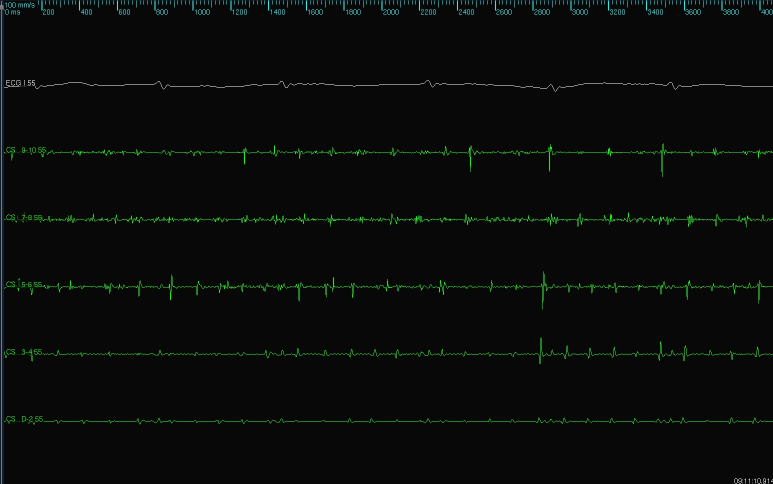
#> input picture new/6/1 缪静芳/IMAGE_000033.jpg, 1546 x 968 px (shown at 1/2 size); its folder holds only this picture in this run
$ python process_6.py
#> lines starting #> are read from the running program, lines starting #| are printed output that depends on the picture; after the words box and inside, x2 and y2 are one past the last pixel; in counts of white or black regions, pixels touching at a corner belong together
import numpy as np
import cv2 as cv
from os import listdir, getcwd
from PIL import Image
from scipy import ndimage
from matplotlib import pyplot as plt

from utils import display_image, display_segments

STRUCTURE = np.array([[1, 1, 1],
                      [1, 1, 1],
                      [1, 1, 1]], np.uint8)

invalid_pics = []
root_directory = '../6'
for person_name in listdir(root_directory):
    if person_name == '.DS_Store':
        continue
    person_dir = root_directory + '/' + person_name
    for image_name in listdir(person_dir):
        if image_name == '.DS_Store':
            continue
        image_path = person_dir + '/' + image_name
        image = cv.imread(image_path, flags=cv.IMREAD_GRAYSCALE)
#> image: shape (968, 1546); min 7, max 255, mean 10.4
        print('Processing: {}'.format(image_path))
        # display_image(image, 'Original Image')

        # image is of type: numpy.ndarray
        # print('Original image shape: {}'.format(image.shape))

        # cropping image
        cropped_image = image[250:900, 100:1500]
        cropped_image_with_header = image[250:900, 0:1500]
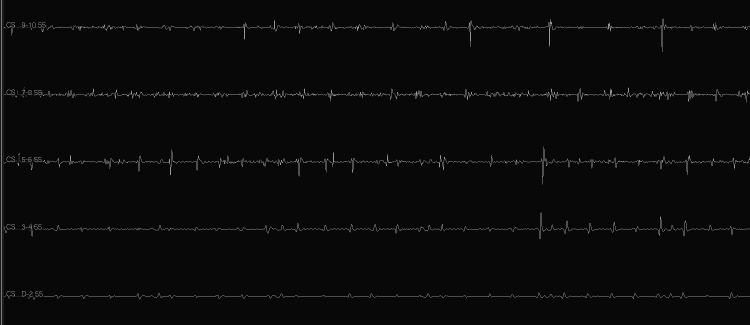
#> cropped_image_with_header: shape (650, 1500) (shown at 1/2 size); min 7, max 180, mean 10.3
        # display_image(cropped_image, 'Cropped Image')
        # print('Cropped image shape: {}'.format(cropped_image.shape))

        # image thresholding
        ret, binary_image = cv.threshold(cropped_image, 127, 255, cv.THRESH_BINARY)
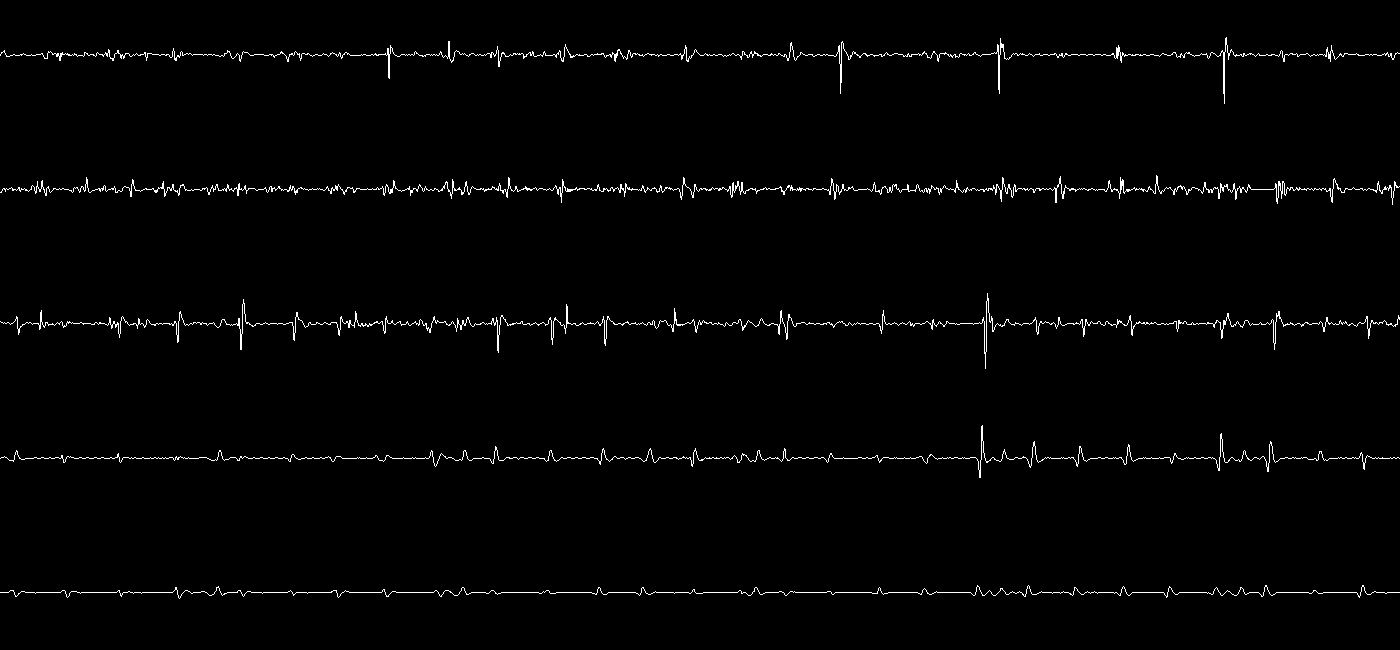
#> binary_image: shape (650, 1400); 1.4% white in thin lines or dots, all inside (x1, y1, x2, y2) = (0, 37, 1400, 599)
        ret_with_header, binary_image_with_header = cv.threshold(cropped_image_with_header, 127, 255, cv.THRESH_BINARY)
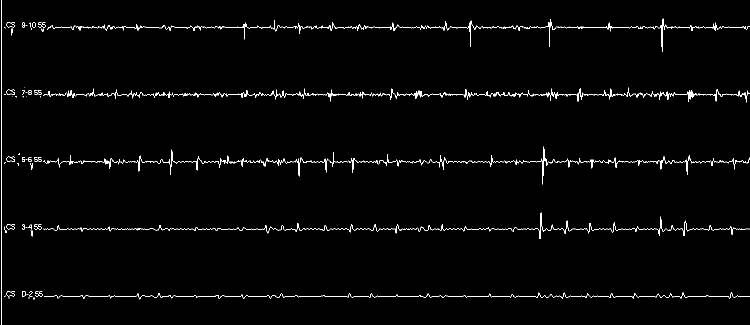
#> binary_image_with_header: shape (650, 1500) (shown at 1/2 size); 1.5% white in thin lines or dots
        # display_image(binary_image, 'Binary Image')

        # image segmenting
        labeled_image, nb = ndimage.label(binary_image, structure=STRUCTURE)
#> labeled_image: shape (650, 1400) int32; 6 distinct labels, from 0 to 5
#> nb = 5
        labeled_image_with_header, nb_with_header = ndimage.label(binary_image_with_header, structure=STRUCTURE)
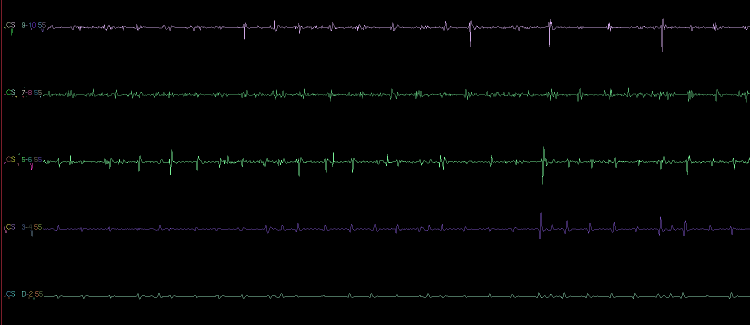
#> labeled_image_with_header: shape (650, 1500) int32 (shown at 1/2 size); 65 distinct labels, from 0 to 64; one colour per label, 0 black
#> nb_with_header = 64
        # display_segments(labeled_image, 'Labeled Image')
        # print('There are ' + str(np.amax(labeled_image)) + ' labeled components. (background not included)')

        curve_indices = []
        curve_lengths = []
        curve_widths = []
        curve_lower_bounds = []
        curve_upper_bounds = []

        # [4 lines of commented-out code are left out]
        for i in range(1, np.amax(labeled_image) + 1):
            sl = ndimage.find_objects(labeled_image == i)
            img = binary_image[sl[0]]
            if img.shape[1] > 200:
                curve_indices.append(i)
                curve_widths.append(img.shape[0])
                curve_lengths.append(img.shape[1])
                curve_lower_bounds.append(sl[0][0].stop)
                curve_upper_bounds.append(sl[0][0].start)
                # print("Curve {} line range = [{}, {}].".format(len(curve_indices), sl[0][0].start, sl[0][0].stop))
                # fig.add_subplot(rows, columns, len(curve_indices))
                # plt.imshow(img, cmap='gray')
            else:
                continue
#> this loop made 5 passes
#> pass 1, `img = binary_image[sl[0]]`:
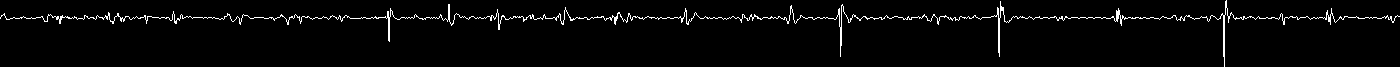
#> img: shape (67, 1400); 2.8% white in thin lines or dots
#> pass 3, `img = binary_image[sl[0]]`:
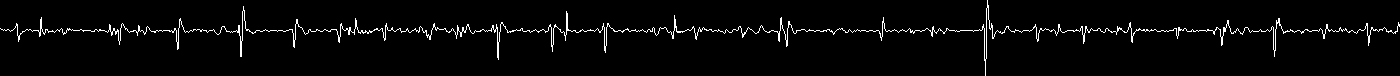
#> img: shape (76, 1400); 3% white in thin lines or dots
#> after the loop, curve_indices = [1, 2, 3, 4, 5]; curve_lengths = [1400, 1400, 1400, 1400, 1400]; curve_lower_bounds = [104, 205, 369, 478, 599]; curve_upper_bounds = [37, 175, 293, 425, 585]; curve_widths = [67, 30, 76, 53, 14]
        # [14 lines of commented-out code are left out]
        baselines = []
        for i in range(1, np.amax(labeled_image_with_header) + 1):
            sl = ndimage.find_objects(labeled_image_with_header == i)
            img = binary_image_with_header[sl[0]]
            if 10 < img.shape[0] < 12 and 6 < img.shape[1] < 8:
                if len(baselines) == 5:
                    break
                baselines.append(sl[0][0].stop)
                # print("'S' {} line range = [{}, {}].".format(len(baselines), sl[0][0].start, sl[0][0].stop))
                # fig.add_subplot(rows, columns, len(baselines))
                # plt.imshow(img, cmap='gray')
            else:
                continue
#> this loop made 64 passes
#> img on passes 10, 11, 13, 15, 23, 24, 25, 26, 27, 28, 29, 31: [[255, 255, 255, 255]], [[255, 255, 0, 0], [0, 255, 255, 0], [0, 0, 0, 255]], [[255, 255], [255, 255]], [255], [[255, 255, 255, 255]], [[0, 0, 255, 255], [255, 255, 0, 0]], [255], [[255, 255, 0, 255], [0, 0, 255, 255], [0, 0, 255, 0]], [[255, 255], [0, 255], [0, 255]], [255], [[255, 255], [0, 255], [0, 255]], [[0, 255], [0, 255], [255, 255], [255, 255]]
#> pass 2, `img = binary_image_with_header[sl[0]]`:
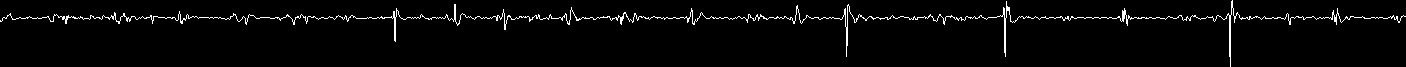
#> img: shape (67, 1406); 2.8% white in thin lines or dots
#> after the loop, baselines = [55, 190, 324, 459, 593]
        # [8 lines of commented-out code are left out]

        coords = []
        for i in range(len(curve_indices)):
            sl = ndimage.find_objects(labeled_image == curve_indices[i])
            curve = binary_image[sl[0]]
            length = curve.shape[1]
            width = curve.shape[0]
            xs = []
            ys = []
            for j in range(length):
                for k in range(width - 1, -1, -1):
                    if curve[k][j] == 255:
                        xs.append(j)
                        ys.append(width - k)
                        break
                    else:
                        continue
            # fig.add_subplot(rows, columns, i + 1)
            coords.append(ys)
#> this loop made 5 passes
#> width on passes 1 to 5: 67, 30, 76, 53, 14
#> after the loop, coords = 5 items
            # plt.plot(xs, ys)
        # plt.show()

        bigger_pic = []
        try:
            for i in range(len(baselines)):
                axis = baselines[i]
                gs_img = []
                for j in range(len(coords[0])):
                    actual_coord = curve_upper_bounds[i] + coords[i][j]
                    g = 127 + actual_coord - axis
                    gs_img.append(g)
                bigger_pic.append(gs_img)
#> this loop made 5 passes
#> axis on passes 1 to 5: 55, 190, 324, 459, 593
#> after the loop, bigger_pic = 5 items
            array = np.array(bigger_pic, dtype=np.uint8)
            new_img = Image.fromarray(array)
            # new_img.show()
            new_img.save('../6_results/' + person_name + '/' + image_name, 'JPEG')
        except IndexError as e:
            invalid_pics.append(image_path)
            continue
#> pass 2 of the loop `for person_name in listdir(root_directory):`:
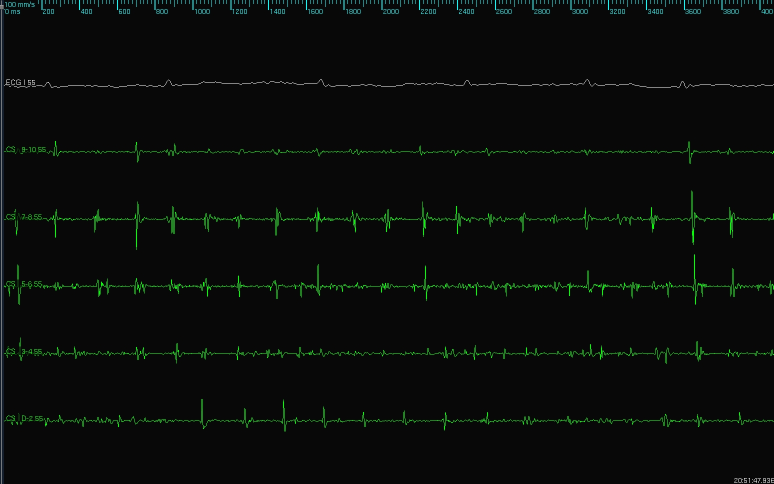
#> input picture new/6/10 张良照/IMAGE_000010.jpg, 1547 x 967 px (shown at 1/2 size)
#> image: shape (967, 1547)
#> binary_image: shape (650, 1400); 1.9% white in thin lines or dots, all inside (x1, y1, x2, y2) = (0, 32, 1400, 613)
#> binary_image_with_header: shape (650, 1500); 1.9% white in thin lines or dots
#> `labeled_image, nb = ndimage.label(binary_image, structure=STRUCTURE)`:
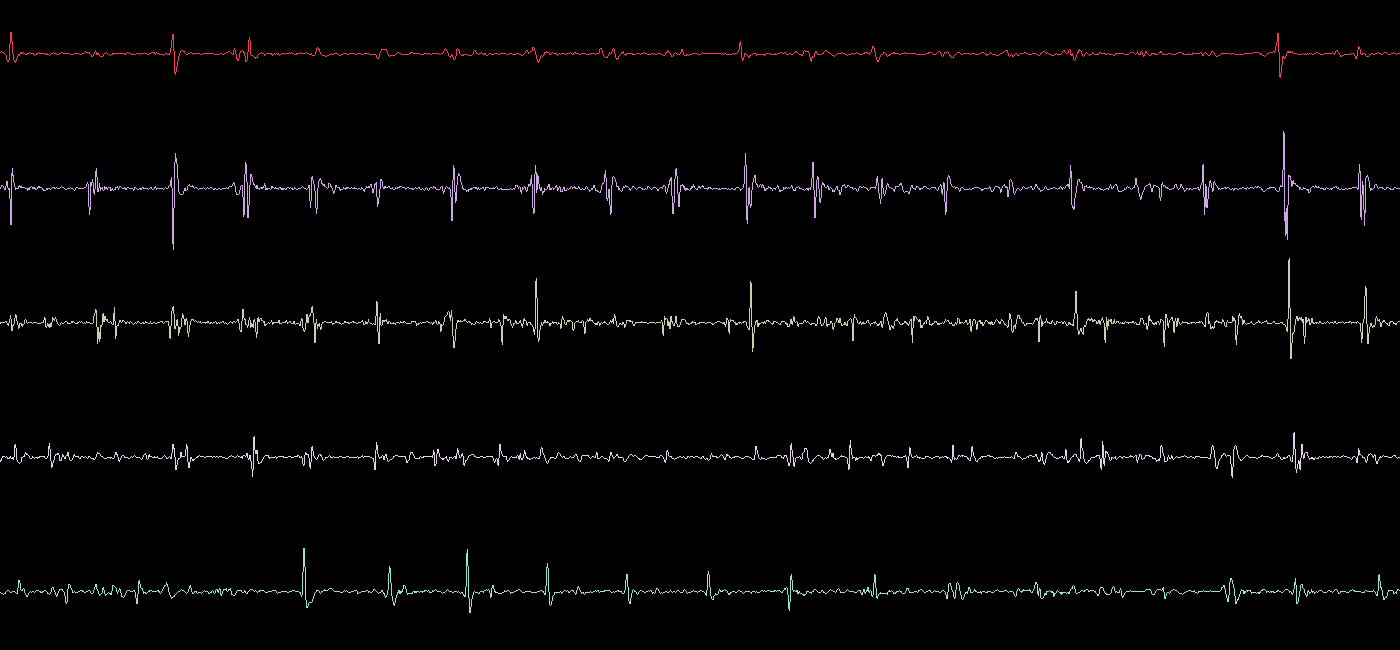
#> labeled_image: shape (650, 1400) int32; 6 distinct labels, from 0 to 5; one colour per label, 0 black
#> labeled_image_with_header: shape (650, 1500) int32; 73 distinct labels, from 0 to 72
#> nb_with_header = 72
#> the loop `for i in range(1, np.amax(labeled_image) + 1):` made 5 passes
#> pass 3, `img = binary_image[sl[0]]`:
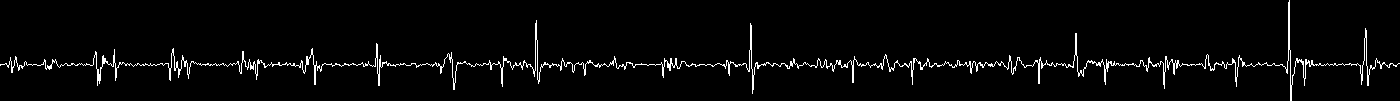
#> img: shape (101, 1400); 3.2% white in thin lines or dots
#> after the loop `for i in range(1, np.amax(labeled_image) + 1):`: curve_lower_bounds = [78, 250, 359, 478, 613]; curve_upper_bounds = [32, 131, 258, 432, 548]; curve_widths = [46, 119, 101, 46, 65]
#> the loop `for i in range(1, np.amax(labeled_image_with_header) + 1):` made 72 passes
#> img on passes 10, 11, 12, 13, 14, 23, 24, 34: [[255, 255, 255, 255]], [[255, 255, 255, 255]], [[255, 255]], [[255, 0, 0, 0, 255], [0, 255, 255, 255, 0]], [255], [[255, 255, 255, 255]], [[255, 0, 0, 255], [0, 255, 255, 0]], [[255, 255, 255, 255]]
#> after the loop `for i in range(1, np.amax(labeled_image_with_header) + 1):`: baselines = [54, 189, 323, 458, 592]
#> the loop `for i in range(len(curve_indices)):` made 5 passes
#> width on passes 1 to 5: 46, 119, 101, 46, 65
#> the loop `for i in range(len(baselines)):` made 5 passes
#> axis on passes 1 to 5: 54, 189, 323, 458, 592

print()
print('Invalid pictures: {}'.format(invalid_pics))
